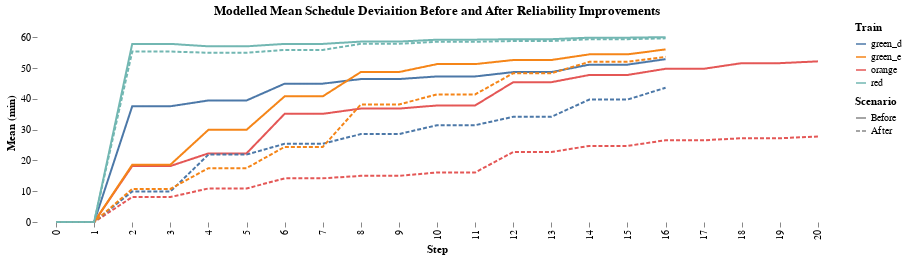

The notebook cell saved with this chart:
### Code cell
plot_means = all_allstats[['element', 'train', 'Mean', 'New Mean']].copy()
plot_means.columns = ['element', 'train', 'Before', 'After']
plot_means = plot_means.melt(id_vars=['element', 'train'])
alt.Chart(plot_means).mark_line().encode(
    alt.X('element:O', title='Step'),
    alt.Y('value:Q', title='Mean (min)'),
    color=alt.Color('train:N', title='Train'),
    strokeDash = alt.StrokeDash('variable:N', title='Scenario', sort='-x')
).properties(
    width = 800,
    height=200,
    title='Modelled Mean Schedule Deviaition Before and After Reliability Improvements'
).configure(font='Raleway').configure_view(strokeWidth=0).configure_axis(grid=False, domain=False)

### Figure 1 — Vega-Lite specification as saved in the notebook (floating-point values rounded to 4 significant figures; data arrays with more than 128 entries replaced by an {"elided": "..."} marker saying what was removed)
{"config": {"view": {"continuousWidth": 400, "continuousHeight": 300, "strokeWidth": 0}, "axis": {"domain": false, "grid": false}, "font": "Raleway"}, "data": {"name": "data-9c02a6513d54bc112c683977f2b1689c"}, "mark": "line", "encoding": {"color": {"field": "train", "title": "Train", "type": "nominal"}, "strokeDash": {"field": "variable", "sort": "-x", "title": "Scenario", "type": "nominal"}, "x": {"field": "element", "title": "Step", "type": "ordinal"}, "y": {"field": "value", "title": "Mean (min)", "type": "quantitative"}}, "height": 200, "title": "Modelled Mean Schedule Deviaition Before and After Reliability Improvements", "width": 800, "$schema": "https://vega.github.io/schema/vega-lite/v4.17.0.json", "datasets": {"data-9c02a6513d54bc112c683977f2b1689c": {"elided": "144 records"}}}
